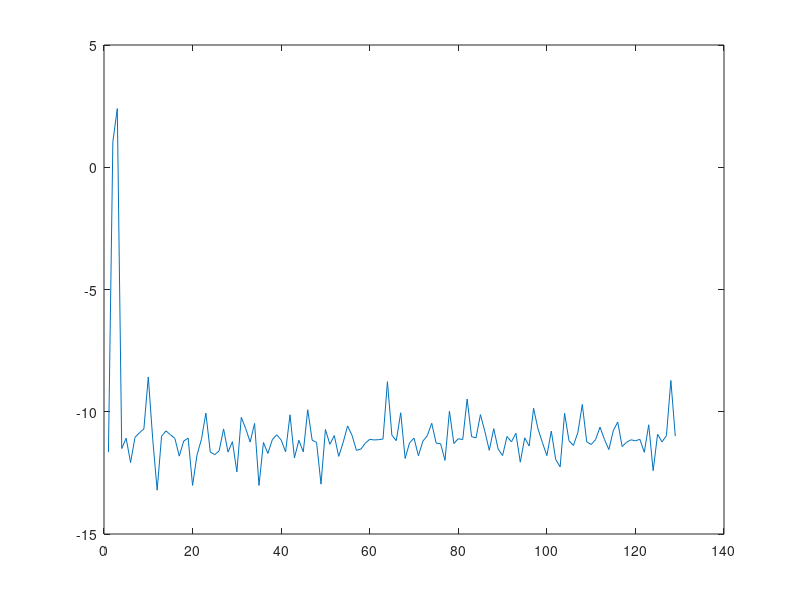

Write MATLAB code to recreate this figure.
load ("generating_matrices.mat");
X = load ("data/medical/historical_X.dat");
A = load ("data/medical/historical_A.dat");
Y = load ("data/medical/historical_Y.dat");

I_pos = X(:,129)==1 | X(:,130)==1;
X_pos = (X(I_pos, :));
I_neg = X(:,129)==0 & X(:,130)==0;
X_neg = (X(I_neg, :));

diff = mean(X_pos - mean(X_neg));

V_average = diff;

V = [V; V_average];
V_eye = eye(130) + repmat(V(1,:), 130,1);
for k =3:128
  V = [V; V_eye(k,:)];
  V(k,k) *= randn;
end

printf("Average treatment effect\n")
effect = mean(V * X_pos', 2);
plot(effect)

best_effect = zeros(rows(X_pos), 1);
for t=1:rows(X_pos)
  best_effect(t)= max(V * X(1, :)');
end

printf("- Best uniform treatment: %f\n- Best custom treatment: %f\n",
	   max(effect),
	   mean(best_effect))

save("-mat", "big_generating_matrices.mat", "V", "W")
